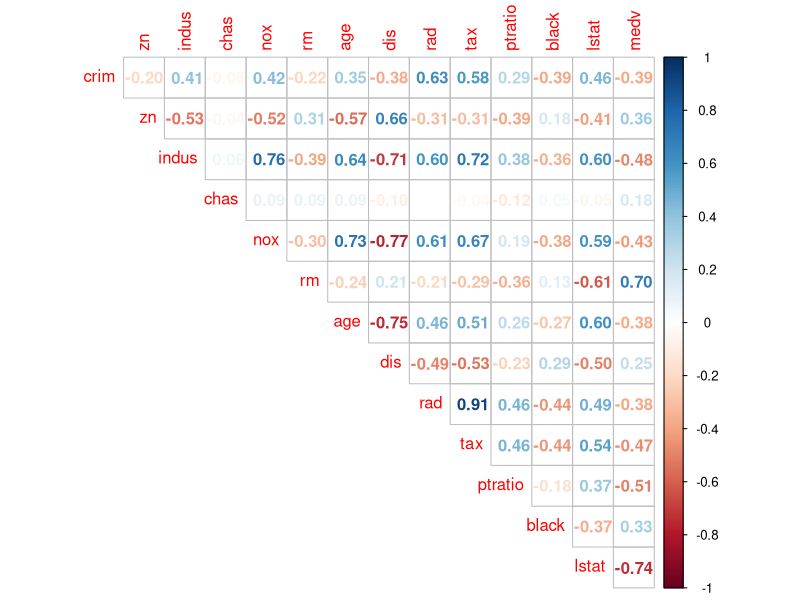
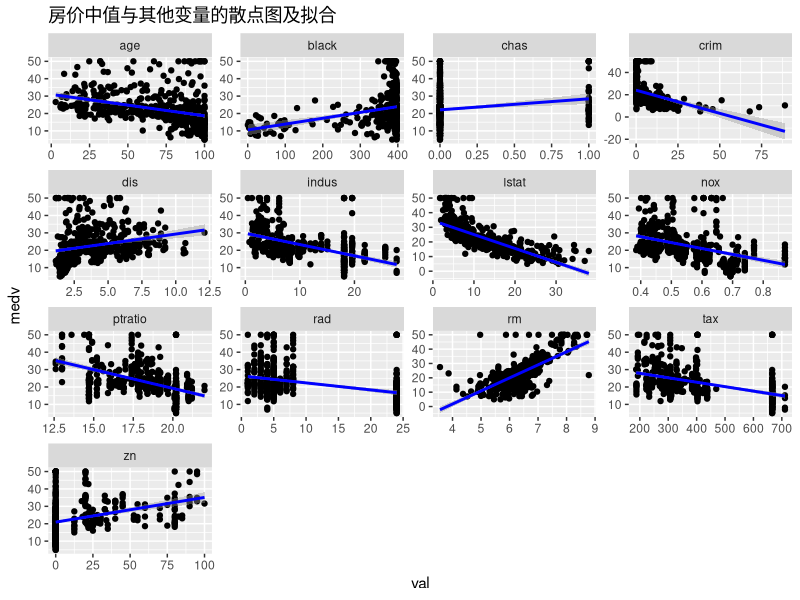
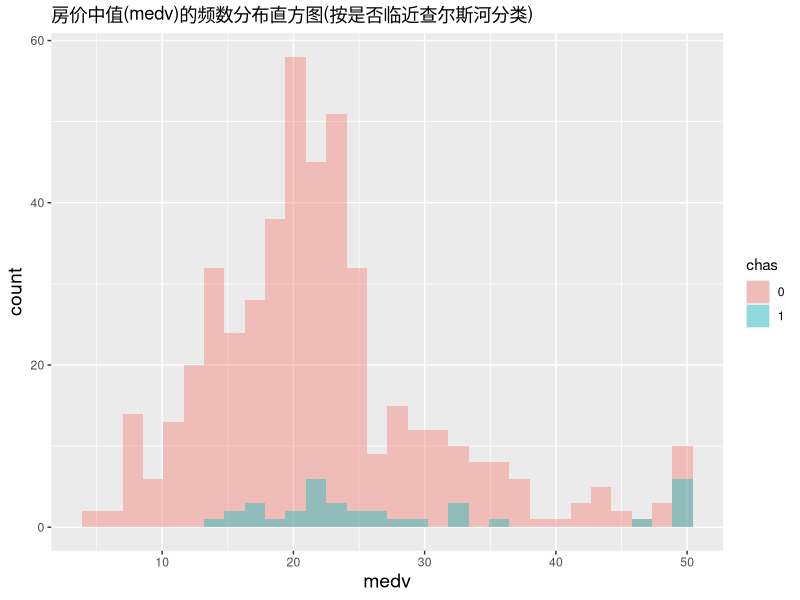
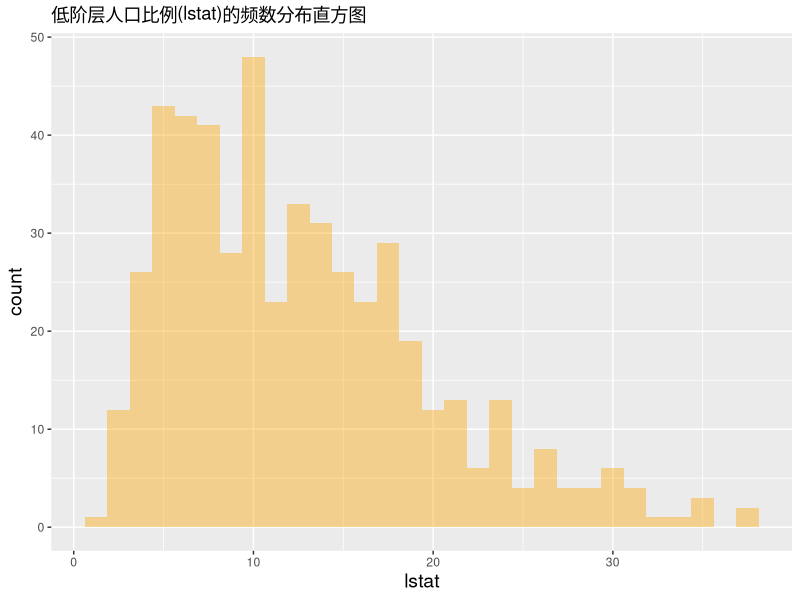
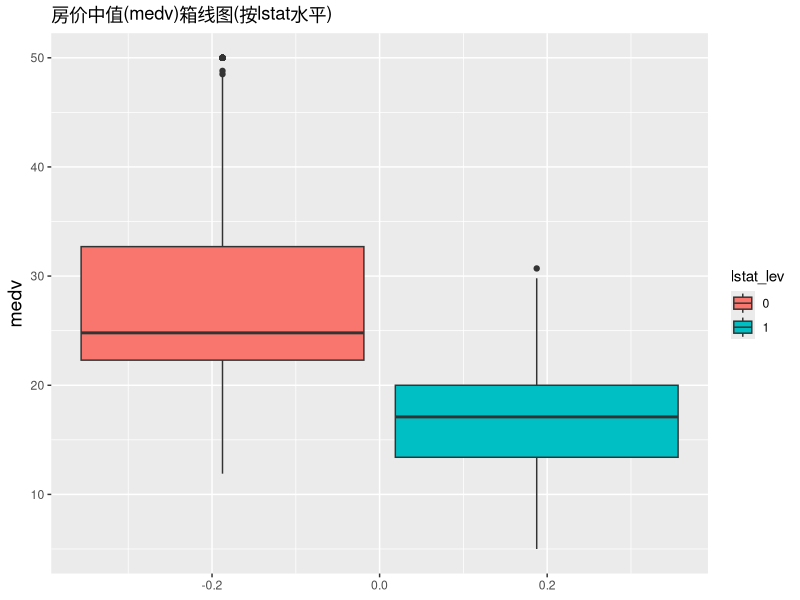
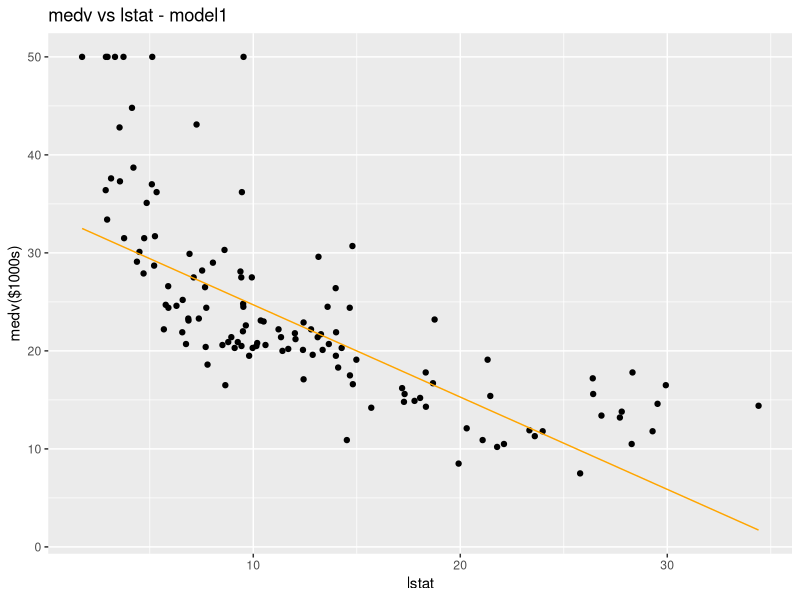
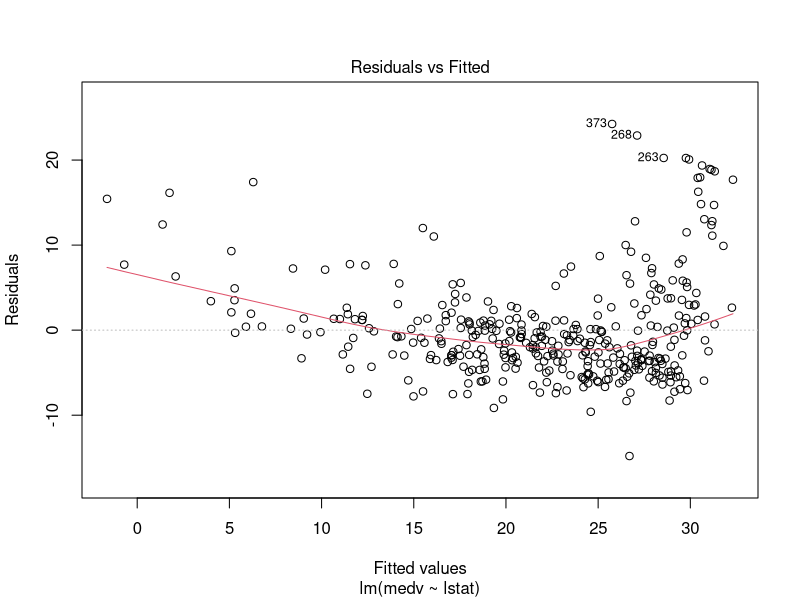
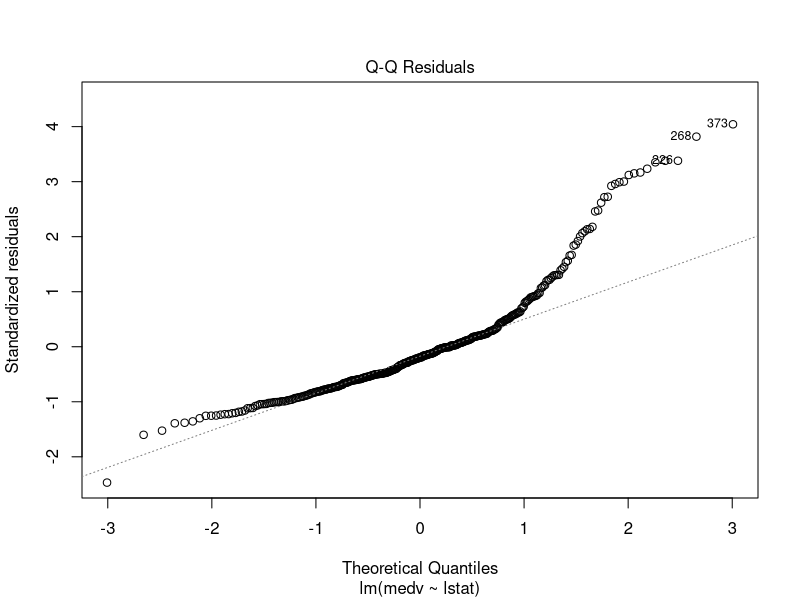

Here is the R script that generated these plots, in order:
## ---- chunk 1
knitr::opts_chunk$set(echo = TRUE)
library(tidyverse)
library(ggplot2)
library(corrplot)
## ---- chunk 2
library(MASS)
attach(Boston)
## ---- chunk 3
glimpse(Boston)
## ---- chunk 4
summary(Boston)
## ---- chunk 5
any(is.na(Boston))
any(duplicated(Boston))
## ---- chunk 6
corr_matrix<-cor(Boston)
corrplot(corr_matrix,method="number", type="upper",diag=FALSE)
## ---- chunk 7
Boston %>%
  gather(var, val, -medv) %>%
  ggplot(aes(x = val, y = medv)) +
  geom_point() +
  geom_smooth(method = "lm", se = TRUE, col = "blue") +
  facet_wrap(~var, scales = "free") +
  theme_gray() +
  ggtitle("房价中值与其他变量的散点图及拟合")
## ---- chunk 8
Boston$chas=factor(Boston$chas)
ggplot(Boston, aes(x = medv, fill = chas)) +
  geom_histogram(position = "identity", alpha = 0.4,bins=30)+
  ggtitle("房价中值(medv)的频数分布直方图(按是否临近查尔斯河分类)")+theme(axis.title.x =element_text(size=14),
          axis.title.y=element_text(size=14))
## ---- chunk 9
summary(Boston$medv)
## ---- chunk 10
ggplot(Boston, aes(x = lstat)) +
  geom_histogram(position = "identity", alpha = 0.4,bins=30,fill="orange")+
  ggtitle("低阶层人口比例(lstat)的频数分布直方图")+
  theme(axis.title.x =element_text(size=14),
          axis.title.y=element_text(size=14))
## ---- chunk 11
summary(Boston$lstat)
## ---- chunk 12
Boston1<-Boston %>% 
  mutate(lstat_lev = ifelse(lstat>11.36, 1, 0))
## ---- chunk 13
Boston1$lstat_lev=factor(Boston1$lstat_lev)
ggplot(Boston1, aes(y = medv, fill = lstat_lev)) +
  geom_boxplot()+
  ggtitle("房价中值(medv)箱线图(按lstat水平)")+
  theme(axis.title.x =element_text(size=14),
          axis.title.y=element_text(size=14))
## ---- chunk 14
data(Boston)
smp_size<-floor(0.75*nrow(Boston))
set.seed(12)
train_index<-sample(seq_len(nrow(Boston)), size=smp_size)
Boston.train<-Boston[train_index, ]
Boston.test<-Boston[-train_index, ]
## ---- chunk 15
model.slm=lm(medv~lstat,data=Boston.train)
## ---- chunk 16
summary(model.slm)
## ---- chunk 17
library(Metrics)
model1.evaluate<-predict(model.slm, Boston.test) 
ggplot(data = Boston.test) +
  geom_point(aes(x = lstat, y = medv),col="black") +
  geom_line(aes(x = lstat, y = model1.evaluate),col="orange") +
  labs(title = "medv vs lstat - model1",
       y = "medv($1000s)",
       x = "lstat")
## ---- chunk 18
model1.rmse<-rmse(Boston.test[,14],model1.evaluate)
model1.rmse
## ---- chunk 19
plot(model.slm)
## ---- chunk 20
model.snlm=lm(medv~lstat+I(lstat^2),data=Boston.train)
## ---- chunk 21
summary(model.snlm)
## ---- chunk 22
model2.evaluate<-predict(model.snlm, Boston.test) 
ggplot(data = Boston.test) +
  geom_point(aes(x = lstat, y = medv),col="black") +
  geom_line(aes(x = lstat, y = model2.evaluate),col="orange") +
  labs(title = "medv vs lstat - model2",
       y = "medv($1000s)",
       x = "lstat")
## ---- chunk 23
model2.rmse<-rmse(Boston.test[,14],model2.evaluate)
model2.rmse
## ---- chunk 24
plot(model.snlm)
## ---- chunk 25
model.mrm=lm(medv~crim+zn+indus+chas+nox+rm+age+dis+rad+tax+
               ptratio+black+lstat+I(lstat^2),data=Boston.train)
## ---- chunk 26
summary(model.mrm)
## ---- chunk 27
model3.evaluate<-predict(model.mrm, Boston.test) 
ggplot(data = Boston.test) +
  geom_point(aes(x = lstat, y = medv),col="black") +
  geom_line(aes(x = lstat, y = model3.evaluate),col="orange") +
  labs(title = "medv vs lstat - model3",
       y = "medv($1000s)",
       x = "lstat")
## ---- chunk 28
model3.rmse<-rmse(Boston.test[,14],model3.evaluate)
model3.rmse
## ---- chunk 29
plot(model.mrm)
## ---- chunk 30
library(mgcv)
model.gam.0 <- gam(medv ~ s(crim) + s(zn) + s(indus) + s(nox) +
                   s(rm) + s(age) + s(dis) + 
                   s(tax) + s(ptratio) + s(black) + 
                   s(lstat) + chas + rad, data = Boston.train)
summary(model.gam.0)
## ---- chunk 31
model.gam.1 <- gam(medv ~ s(crim) + zn  + s(nox) +
                   s(rm) + age + s(dis) + 
                   s(tax) + ptratio + black + 
                   s(lstat) + chas + rad, data = Boston.train)
summary(model.gam.1)
## ---- chunk 32
model.gam <- gam(medv ~ s(crim)  + s(nox) +s(rm) + s(dis) + 
            s(tax) + ptratio + s(lstat)  + rad, 
            data = Boston.train)
summary(model.gam)
## ---- chunk 33
plot(model.gam, shade = TRUE, seWithMean = TRUE, scale = 0)
## ---- chunk 34
model4.evaluate<-predict(model.gam, Boston.test) 
ggplot(data = Boston.test) +
  geom_point(aes(x = lstat, y = medv),col="black") +
  geom_line(aes(x = lstat, y = model4.evaluate),col="orange") +
  labs(title = "medv vs lstat - model4",
       y = "medv($1000s)",
       x = "lstat")
## ---- chunk 35
model4.rmse<-rmse(Boston.test[,14],model4.evaluate)
model4.rmse
